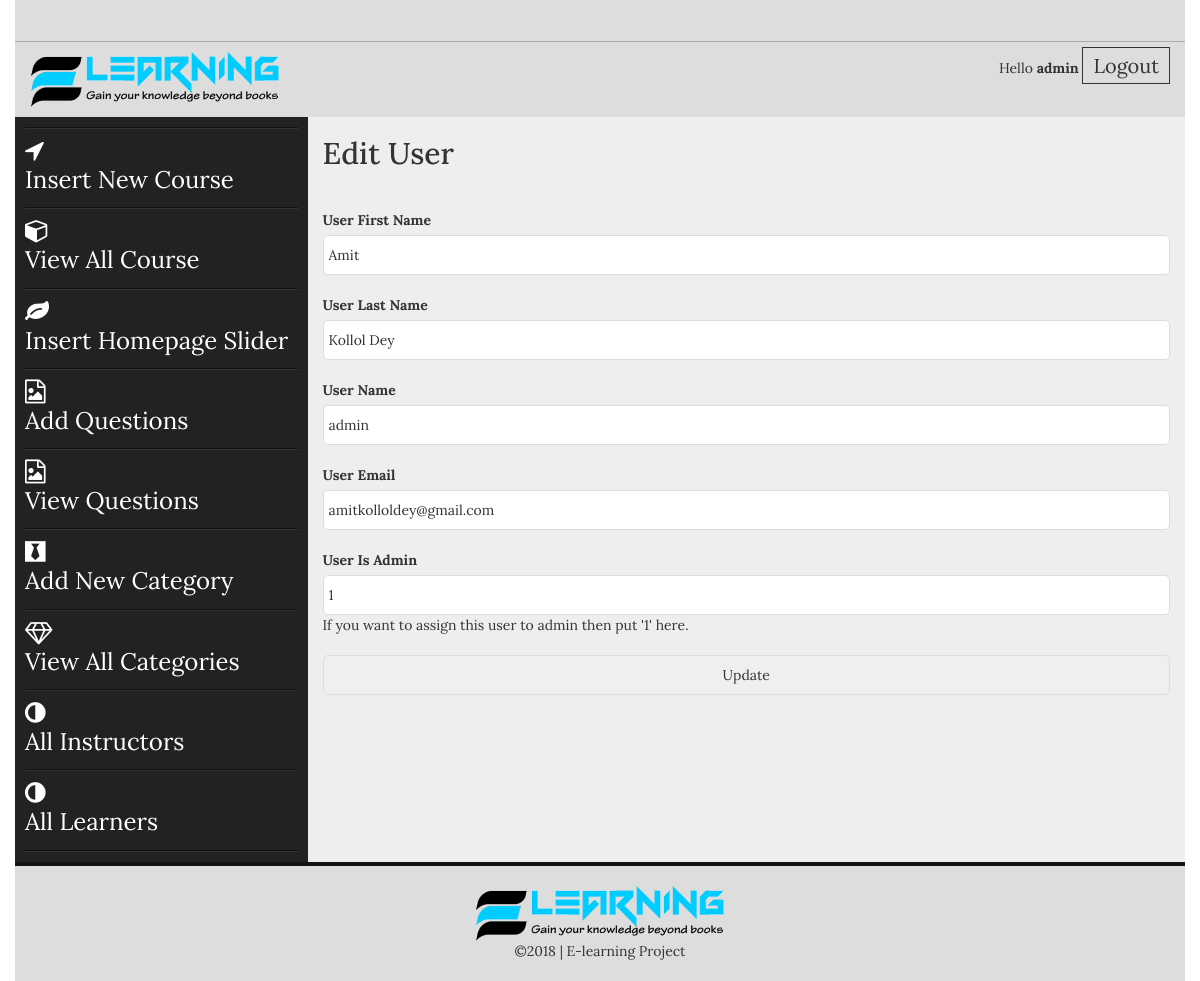
The page /admin/edit_instructor.php?edit_user=1 (signed in) on the database its author committed.
### tables this page shows
CREATE TABLE `instructors` (
  `user_id` int(100) NOT NULL,
  `user_fname` text NOT NULL,
  `user_lname` text NOT NULL,
  `user_name` varchar(100) NOT NULL,
  `user_email` varchar(100) NOT NULL,
  `user_pass` varchar(50) NOT NULL,
  `about` text NOT NULL,
  `admin` tinyint(1) DEFAULT NULL
);

### admin/edit_instructor.php (the view, shortened to what this page needs)
<?php include("includes/header.php");?>
<section class="admin_area">
    <div class="container">
        <div class="row">
            <?php include("includes/admin_menus.php");?>
            <div class="col-md-9 col-sm-9 col-xs-12">
                <div class="add_admin_content">
                   <h2>Edit User</h2>
                    <?php
                    if(isset($_GET['edit_user'])){
                    $user_get_id = $_GET['edit_user'];
                    $user = "select * from instructors where user_id = '$user_get_id'";
                    $run_user = mysqli_query($con,$user);
                    while($user_row = mysqli_fetch_array($run_user)):
                    $user_fname = $user_row ['user_fname'];
                    $user_lname = $user_row ['user_lname'];
                    $user_name = $user_row ['user_name'];
                    $user_email = $user_row ['user_email'];
                    $admin = $user_row ['admin'];
                    ?>
                    <form action="<?php echo $_SERVER['PHP_SELF']; ?>" enctype="multipart/form-data" method="post">
                        <p>
                            <label for="user_fname">User First Name</label>
                            <input type="text" placeholder="User First Name" name="user_fname" value="<?php echo $user_fname;?>">
                        </p>
                        <p>
                            <label for="user_lname">User Last Name</label>
                            <input type="text" placeholder="User Last Name" name="user_lname" value="<?php echo $user_lname;?>">
                        </p>
                        <p>
                            <label for="user_name">User Name</label>
                            <input type="text" placeholder="User Name" name="user_name" value="<?php echo $user_name;?>">
                        </p>
                        <p>
                            <label for="user_email">User Email</label>
                            <input type="email" placeholder="User Email" name="user_email" value="<?php echo $user_email;?>">
                        </p>
                        <p>
                            <label for="user_is_admin">User Is Admin</label>
                            <input type="text" placeholder="User Is Admin?" name="user_is_admin" value="<?php echo $admin;?>">
                            <span>If you want to assign this user to admin then put '1' here.</span>
                        </p>
                        <p>
                            <input type="submit" value="Update" name="update_user">
                        </p>
                    </form>
                    <?php endwhile;?>
                    <?php };?>
                </div>
            </div>
        </div>
    </div>
</section>
<?php include("includes/footer.php");?>

### admin/css/style.css (style rules this page uses)
body { font-family: 'Lora', serif; }
h1,h2,h3,h4,h5,h6,p { margin: 0; padding: 0 }
.container { background: #eee }
.admin_area .row { position: relative; }
.add_admin_content label { display: block; }
.add_admin_content input, .add_admin_content textarea { border: 1px solid #ddd; border-radius: 5px; padding: 10px 5px; width: 100%; }
.add_admin_content form p { margin-bottom: 20px; }
.add_admin_content h2 { margin-bottom: 40px; margin-top: 20px; }
body, html { height: 100%; }

### rows shown on the page
instructors: user_fname "Amit", user_lname "Kollol Dey", user_name "admin", user_email "amitkolloldey@gmail.com", user_is_admin "1"

### other values the page prints
$_SESSION['user_name'] "admin"
